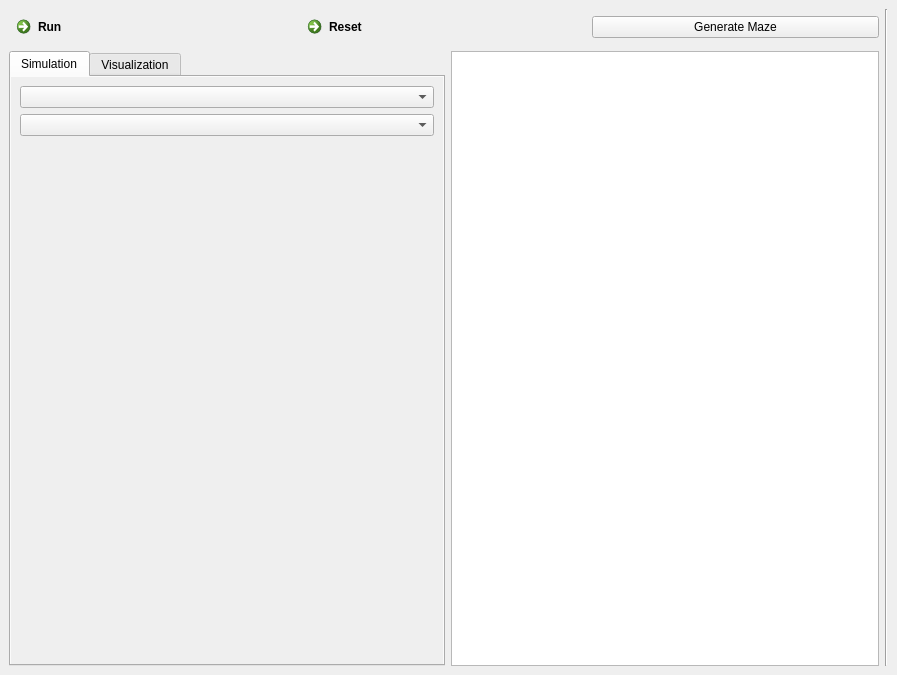
<?xml version="1.0" encoding="UTF-8"?>
<ui version="4.0">
 <class>MainWindow</class>
 <widget class="QMainWindow" name="MainWindow">
  <property name="geometry">
   <rect>
    <x>0</x>
    <y>0</y>
    <width>897</width>
    <height>675</height>
   </rect>
  </property>
  <property name="windowTitle">
   <string>MainWindow</string>
  </property>
  <widget class="QWidget" name="centralWidget">
   <property name="sizePolicy">
    <sizepolicy hsizetype="Expanding" vsizetype="Expanding">
     <horstretch>0</horstretch>
     <verstretch>0</verstretch>
    </sizepolicy>
   </property>
   <layout class="QGridLayout" name="gridLayout_3">
    <item row="0" column="0">
     <layout class="QGridLayout" name="gridLayout">
      <item row="0" column="0">
       <layout class="QHBoxLayout" name="hLayout">
        <property name="spacing">
         <number>4</number>
        </property>
        <property name="sizeConstraint">
         <enum>QLayout::SetMaximumSize</enum>
        </property>
        <property name="leftMargin">
         <number>0</number>
        </property>
        <property name="rightMargin">
         <number>0</number>
        </property>
        <item>
         <widget class="QCommandLinkButton" name="runButton">
          <property name="enabled">
           <bool>true</bool>
          </property>
          <property name="text">
           <string>Run</string>
          </property>
          <property name="checkable">
           <bool>false</bool>
          </property>
         </widget>
        </item>
        <item>
         <widget class="QCommandLinkButton" name="resetButton">
          <property name="enabled">
           <bool>true</bool>
          </property>
          <property name="text">
           <string>Reset</string>
          </property>
         </widget>
        </item>
        <item>
         <widget class="QPushButton" name="mazeButton">
          <property name="text">
           <string>Generate Maze</string>
          </property>
          <property name="checkable">
           <bool>true</bool>
          </property>
          <property name="autoRepeat">
           <bool>false</bool>
          </property>
          <property name="autoExclusive">
           <bool>false</bool>
          </property>
         </widget>
        </item>
       </layout>
      </item>
      <item row="1" column="0">
       <layout class="QHBoxLayout" name="horizontalLayout_4">
        <item>
         <widget class="QTabWidget" name="tabWidget">
          <property name="tabPosition">
           <enum>QTabWidget::North</enum>
          </property>
          <property name="currentIndex">
           <number>0</number>
          </property>
          <property name="iconSize">
           <size>
            <width>16</width>
            <height>16</height>
           </size>
          </property>
          <widget class="QWidget" name="simulationTab">
           <property name="minimumSize">
            <size>
             <width>432</width>
             <height>581</height>
            </size>
           </property>
           <property name="autoFillBackground">
            <bool>true</bool>
           </property>
           <attribute name="title">
            <string>Simulation</string>
           </attribute>
           <layout class="QFormLayout" name="formLayout">
            <item row="0" column="0" colspan="2">
             <widget class="QComboBox" name="interactionBox">
              <property name="currentIndex">
               <number>-1</number>
              </property>
             </widget>
            </item>
            <item row="1" column="0" colspan="2">
             <widget class="QComboBox" name="algorithmsBox">
              <property name="enabled">
               <bool>true</bool>
              </property>
              <property name="editable">
               <bool>false</bool>
              </property>
              <property name="currentText">
               <string notr="true"/>
              </property>
              <property name="currentIndex">
               <number>-1</number>
              </property>
              <property name="insertPolicy">
               <enum>QComboBox::NoInsert</enum>
              </property>
              <property name="sizeAdjustPolicy">
               <enum>QComboBox::AdjustToContents</enum>
              </property>
             </widget>
            </item>
           </layout>
          </widget>
          <widget class="QWidget" name="visualizationTab">
           <property name="autoFillBackground">
            <bool>true</bool>
           </property>
           <attribute name="title">
            <string>Visualization</string>
           </attribute>
           <layout class="QGridLayout" name="gridLayout_2">
            <item row="0" column="0">
             <layout class="QVBoxLayout" name="verticalLayout_4">
              <item>
               <layout class="QVBoxLayout" name="verticalLayout_2">
                <item>
                 <layout class="QHBoxLayout" name="horizontalLayout">
                  <item>
                   <widget class="QDial" name="dialWidth">
                    <property name="minimum">
                     <number>5</number>
                    </property>
                    <property name="maximum">
                     <number>30</number>
                    </property>
                    <property name="sliderPosition">
                     <number>10</number>
                    </property>
                    <property name="orientation">
                     <enum>Qt::Vertical</enum>
                    </property>
                    <property name="wrapping">
                     <bool>false</bool>
                    </property>
                    <property name="notchesVisible">
                     <bool>true</bool>
                    </property>
                   </widget>
                  </item>
                  <item>
                   <widget class="QLCDNumber" name="lcdWidth">
                    <property name="frameShape">
                     <enum>QFrame::StyledPanel</enum>
                    </property>
                    <property name="intValue" stdset="0">
                     <number>20</number>
                    </property>
                   </widget>
                  </item>
                 </layout>
                </item>
                <item>
                 <widget class="QLabel" name="label">
                  <property name="text">
                   <string>GRID WIDTH</string>
                  </property>
                  <property name="scaledContents">
                   <bool>true</bool>
                  </property>
                  <property name="alignment">
                   <set>Qt::AlignCenter</set>
                  </property>
                 </widget>
                </item>
               </layout>
              </item>
              <item>
               <spacer name="verticalSpacer">
                <property name="orientation">
                 <enum>Qt::Vertical</enum>
                </property>
                <property name="sizeHint" stdset="0">
                 <size>
                  <width>20</width>
                  <height>40</height>
                 </size>
                </property>
               </spacer>
              </item>
              <item>
               <layout class="QVBoxLayout" name="verticalLayout_3">
                <item>
                 <layout class="QHBoxLayout" name="horizontalLayout_2">
                  <item>
                   <widget class="QDial" name="dialHeight">
                    <property name="minimum">
                     <number>5</number>
                    </property>
                    <property name="maximum">
                     <number>30</number>
                    </property>
                    <property name="value">
                     <number>10</number>
                    </property>
                    <property name="notchesVisible">
                     <bool>true</bool>
                    </property>
                   </widget>
                  </item>
                  <item>
                   <widget class="QLCDNumber" name="lcdHeight">
                    <property name="frameShape">
                     <enum>QFrame::StyledPanel</enum>
                    </property>
                    <property name="intValue" stdset="0">
                     <number>20</number>
                    </property>
                   </widget>
                  </item>
                 </layout>
                </item>
                <item>
                 <widget class="QLabel" name="label_2">
                  <property name="text">
                   <string>GRID HEIGHT</string>
                  </property>
                  <property name="scaledContents">
                   <bool>true</bool>
                  </property>
                  <property name="alignment">
                   <set>Qt::AlignCenter</set>
                  </property>
                 </widget>
                </item>
               </layout>
              </item>
              <item>
               <spacer name="verticalSpacer_2">
                <property name="orientation">
                 <enum>Qt::Vertical</enum>
                </property>
                <property name="sizeHint" stdset="0">
                 <size>
                  <width>20</width>
                  <height>40</height>
                 </size>
                </property>
               </spacer>
              </item>
              <item>
               <layout class="QVBoxLayout" name="verticalLayout">
                <item>
                 <layout class="QHBoxLayout" name="horizontalLayout_3">
                  <item>
                   <widget class="QSlider" name="sliderMarker">
                    <property name="minimum">
                     <number>1</number>
                    </property>
                    <property name="maximum">
                     <number>50</number>
                    </property>
                    <property name="value">
                     <number>25</number>
                    </property>
                    <property name="orientation">
                     <enum>Qt::Horizontal</enum>
                    </property>
                   </widget>
                  </item>
                  <item>
                   <widget class="QLCDNumber" name="lcdMarker">
                    <property name="frameShape">
                     <enum>QFrame::StyledPanel</enum>
                    </property>
                    <property name="digitCount">
                     <number>5</number>
                    </property>
                    <property name="value" stdset="0">
                     <double>25.000000000000000</double>
                    </property>
                   </widget>
                  </item>
                 </layout>
                </item>
                <item>
                 <widget class="QLabel" name="label_3">
                  <property name="autoFillBackground">
                   <bool>false</bool>
                  </property>
                  <property name="text">
                   <string>MARKER SIZE</string>
                  </property>
                  <property name="scaledContents">
                   <bool>true</bool>
                  </property>
                  <property name="alignment">
                   <set>Qt::AlignCenter</set>
                  </property>
                  <property name="wordWrap">
                   <bool>true</bool>
                  </property>
                 </widget>
                </item>
                <item>
                 <spacer name="verticalSpacer_3">
                  <property name="orientation">
                   <enum>Qt::Vertical</enum>
                  </property>
                  <property name="sizeHint" stdset="0">
                   <size>
                    <width>20</width>
                    <height>40</height>
                   </size>
                  </property>
                 </spacer>
                </item>
                <item>
                 <widget class="QSpinBox" name="spinBox">
                  <property name="minimum">
                   <number>1</number>
                  </property>
                  <property name="maximum">
                   <number>10</number>
                  </property>
                 </widget>
                </item>
                <item>
                 <widget class="QLabel" name="label_4">
                  <property name="text">
                   <string>SPEED SIMULATION</string>
                  </property>
                  <property name="scaledContents">
                   <bool>true</bool>
                  </property>
                  <property name="alignment">
                   <set>Qt::AlignCenter</set>
                  </property>
                  <property name="wordWrap">
                   <bool>true</bool>
                  </property>
                 </widget>
                </item>
               </layout>
              </item>
             </layout>
            </item>
           </layout>
          </widget>
         </widget>
        </item>
        <item>
         <widget class="QChartView" name="gridView">
          <property name="sizeAdjustPolicy">
           <enum>QAbstractScrollArea::AdjustToContents</enum>
          </property>
         </widget>
        </item>
       </layout>
      </item>
     </layout>
    </item>
    <item row="0" column="1">
     <widget class="Line" name="line">
      <property name="orientation">
       <enum>Qt::Vertical</enum>
      </property>
     </widget>
    </item>
   </layout>
  </widget>
 </widget>
 <customwidgets>
  <customwidget>
   <class>QChartView</class>
   <extends>QGraphicsView</extends>
   <header location="global">GridView</header>
  </customwidget>
 </customwidgets>
 <resources/>
 <connections/>
</ui>
